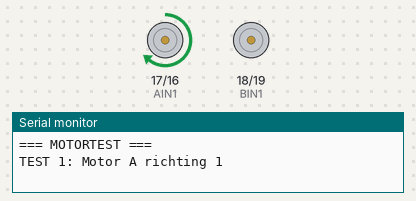
A sketch run on a simulated ESP32. Parts: motor-driver pin pairs drawn as motors (green arrow = first pin HIGH = forward, orange = second pin HIGH = backward, longer = more drive, scaled by the enable pin), the last lines printed to the serial monitor.

Above: at 3.1 s.
At 13.6 s:
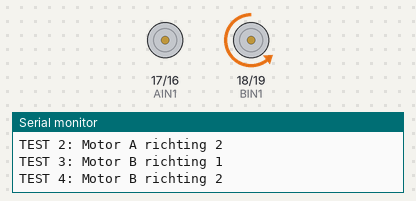
At 24.1 s:
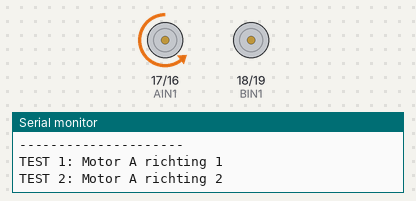
At 33.1 s:
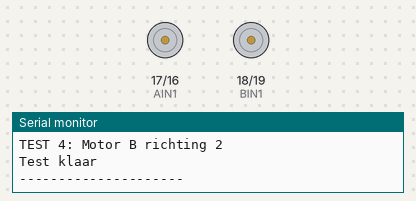
Timing chart, 0 to 39.5 s (numbered marks = the images above):
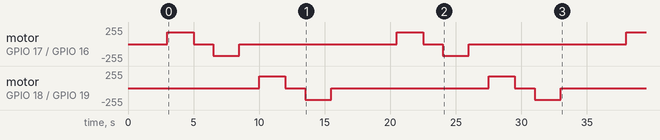

Measured:
- by itself, motor on GPIO 17 (AIN1) / GPIO 16 (AIN2): stopped → forward 179/255 at 3.0 s, → stopped 2.0 s later, → backward 179/255 1.5 s later, → stopped 2.0 s later, … (9 changes in this stretch)
- by itself, motor on GPIO 18 (BIN1) / GPIO 19 (BIN2): stopped → forward 179/255 at 10.0 s, → stopped 2.0 s later, → backward 179/255 1.5 s later, → stopped 2.0 s later, … (8 changes in this stretch)

The sketch:

Hbrug_test.ino
```cpp
#include <Arduino.h>

// Motor A
const int PWMA = 25;
const int AIN1 = 17;
const int AIN2 = 16;

// Motor B
const int PWMB = 26;
const int BIN1 = 18;
const int BIN2 = 19;

void stopMotoren() {
  digitalWrite(AIN1, LOW);
  digitalWrite(AIN2, LOW);

  digitalWrite(BIN1, LOW);
  digitalWrite(BIN2, LOW);

  ledcWrite(PWMA, 0);
  ledcWrite(PWMB, 0);
}

void setup() {
  Serial.begin(115200);

  pinMode(AIN1, OUTPUT);
  pinMode(AIN2, OUTPUT);
  pinMode(BIN1, OUTPUT);
  pinMode(BIN2, OUTPUT);

  ledcAttach(PWMA, 5000, 8);
  ledcAttach(PWMB, 5000, 8);

  stopMotoren();

  Serial.println("=== MOTORTEST ===");

  delay(3000);
}

void loop() {

  // TEST 1 - MOTOR A richting 1
  Serial.println("TEST 1: Motor A richting 1");

  digitalWrite(AIN1, HIGH);
  digitalWrite(AIN2, LOW);

  ledcWrite(PWMA, 180);
  ledcWrite(PWMB, 0);

  delay(2000);

  stopMotoren();
  delay(1500);


  // TEST 2 - MOTOR A richting 2
  Serial.println("TEST 2: Motor A richting 2");

  digitalWrite(AIN1, LOW);
  digitalWrite(AIN2, HIGH);

  ledcWrite(PWMA, 180);
  ledcWrite(PWMB, 0);

  delay(2000);

  stopMotoren();
  delay(1500);


  // TEST 3 - MOTOR B richting 1
  Serial.println("TEST 3: Motor B richting 1");

  digitalWrite(BIN1, HIGH);
  digitalWrite(BIN2, LOW);

  ledcWrite(PWMA, 0);
  ledcWrite(PWMB, 180);

  delay(2000);

  stopMotoren();
  delay(1500);


  // TEST 4 - MOTOR B richting 2
  Serial.println("TEST 4: Motor B richting 2");

  digitalWrite(BIN1, LOW);
  digitalWrite(BIN2, HIGH);

  ledcWrite(PWMA, 0);
  ledcWrite(PWMB, 180);

  delay(2000);

  stopMotoren();

  Serial.println("Test klaar");
  Serial.println("---------------------");

  delay(5000);
}
```
